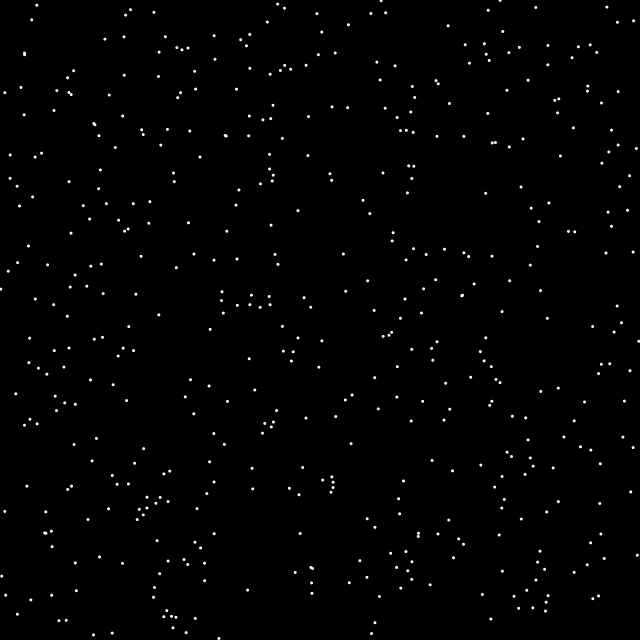
Frame 1 (no input)
Frame 60 (the mouse pressed at the canvas centre just before this capture): identical to frame 1, image omitted
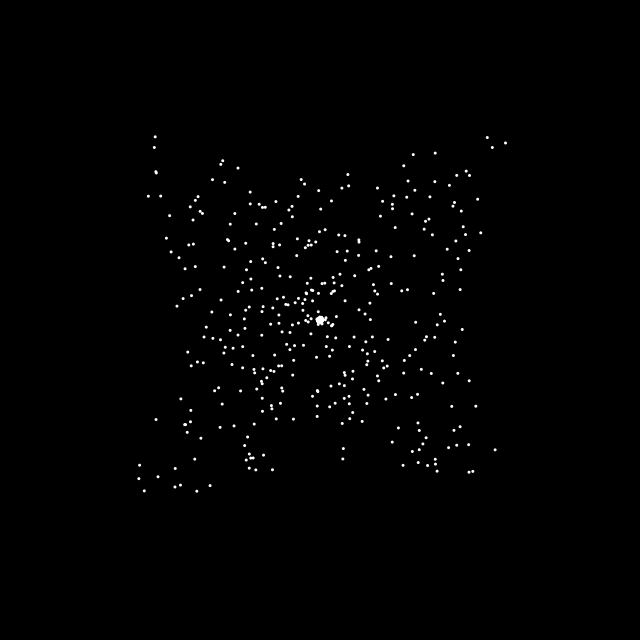
Frame 120 (the mouse held since frame 60 and released just before this capture)

The Processing sketch that drew these frames (run headless with seeded random() and noise(); from frame 60 on, the mouse is pressed at the canvas centre):

// Processing sketch: gather
// ── gather.pde
int a;
dot[] dots= new dot[500];
float[] ox= new float[500];
float[] oy= new float[500];

void setup(){
  size(640,640);
  for (int i = 0; i< dots.length; i++){
    dots[i] =new dot();
    ox[i]=dots[i].x;
    oy[i]=dots[i].y;
  }
}

void draw(){
  background(0);
  fill(255);
  for (int i = 0; i< dots.length; i++){
    dots[i].show();
      if (mousePressed == true){
        dots[i].move(mouseX,mouseY);
  }
  else{
    dots[i].remove(ox[i],oy[i]);
  }
  
  
  }
  //////////////////////////////////////////////////////////

}

// ── dot.pde
class dot{
  float x=random(0,width);
  float y=random(0,height);
 
  float speed=3;
  
  void show(){
    fill(255);
    noStroke();
    ellipse(x,y,3,3);
  }
  void move(float mx, float my){
    float d = sqrt( pow((my-this.y),2)+pow((mx-this.x),2));
    this.x=this.x+(mx-this.x)*speed/d;
    this.y=this.y+(my-this.y)*speed/d;
  }
  
  void remove(float ox,float oy){
    float d = sqrt( pow((ox-this.y),2)+pow((oy-this.x),2));
    this.x=this.x+3*(ox-this.x)*speed/d;
    this.y=this.y+3*(oy-this.y)*speed/d;
  }
  
  
  
}
